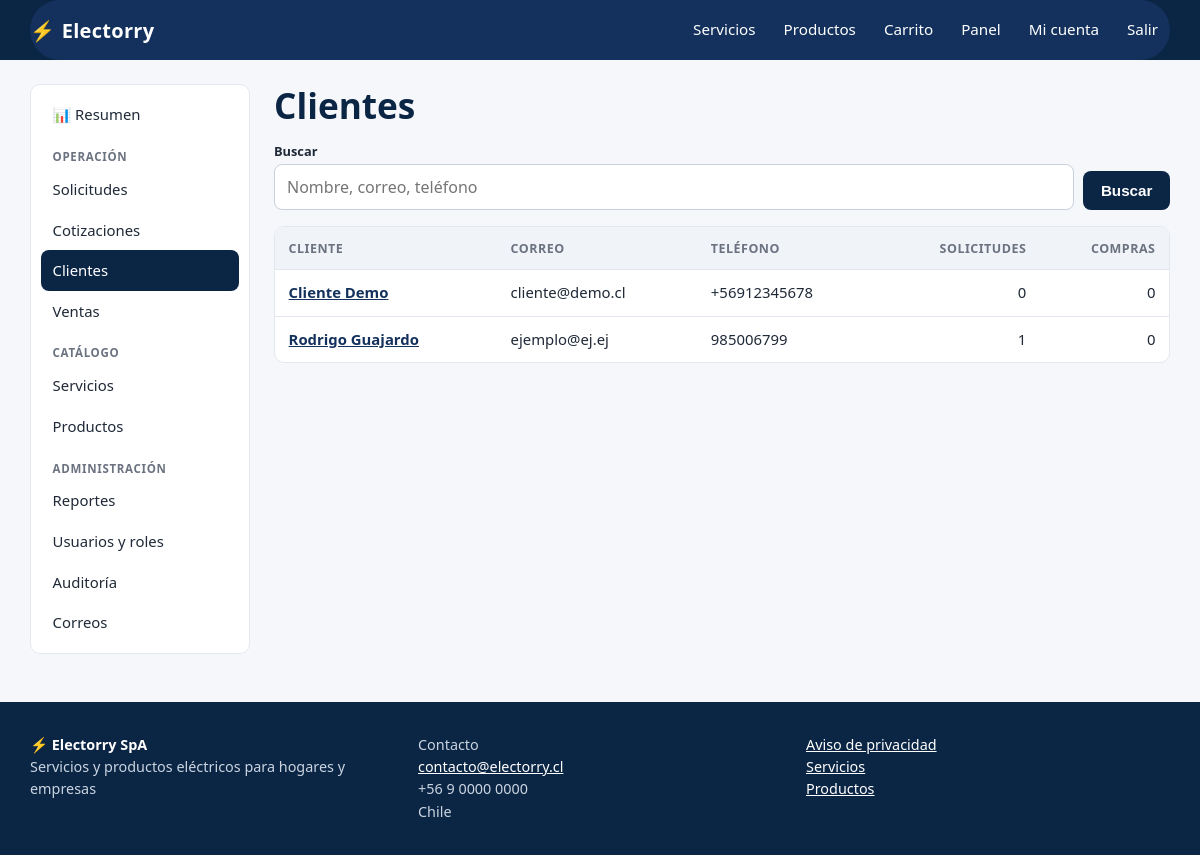
Screenshot of /panel/clientes/ (signed in) with the database file from the repository.
### apps/usuarios/models.py (models this page shows, shortened)
class Usuario(AbstractUser):
    username = None
    email = models.EmailField("correo electrónico", unique=True)
    telefono = models.CharField("teléfono", max_length=20, blank=True)
    rol = models.CharField(max_length=10, choices=Rol.choices, default=Rol.CLIENTE, db_index=True)
    acepta_privacidad = models.BooleanField("acepta aviso de privacidad", default=False)
    fecha_privacidad = models.DateTimeField(null=True, blank=True)
    anonimizado = models.BooleanField(default=False)
    USERNAME_FIELD = "email"
    REQUIRED_FIELDS = []
    objects = UsuarioManager()
    class Meta:
        ordering = ["last_name", "first_name"]
        verbose_name = "usuario"
        verbose_name_plural = "usuarios"
    @property
    def nombre_completo(self):
        return f"{self.first_name} {self.last_name}".strip()
    @property
    def es_admin(self):
        return self.rol == Rol.ADMIN
    @property
    def es_personal(self):
        return self.rol in (Rol.ADMIN, Rol.INTERNO)

### apps/panel/views.py (the view)
# urls.py: path("clientes/", v.clientes_lista, name="clientes"),
@rol_requerido(*PERSONAL)
def clientes_lista(request):
    qs = Usuario.objects.filter(rol=Rol.CLIENTE).annotate(
        n_solicitudes=Count("solicitudes", distinct=True), n_compras=Count("ventas", distinct=True)
    ).order_by("last_name", "first_name")
    q = request.GET.get("q", "").strip()
    if q:
        qs = qs.filter(Q(first_name__icontains=q) | Q(last_name__icontains=q) | Q(email__icontains=q) | Q(telefono__icontains=q))
    pagina = Paginator(qs, 20).get_page(request.GET.get("pagina"))
    return render(request, "panel/clientes_lista.html", {"seccion": "clientes", "pagina": pagina, "q": q})

### apps/core/context_processors.py (called while the page is built)
def sitio(request):
    carrito_items = 0
    carrito = request.session.get("carrito") if hasattr(request, "session") else None
    if carrito:
        carrito_items = sum(int(c) for c in carrito.values())
    return {
        "EMPRESA": settings.EMPRESA,
        "IVA": settings.IVA_PORCENTAJE,
        "carrito_items": carrito_items,
    }

### apps/core/permisos.py (called while the page is built)
def rol_requerido(*roles):
    def decorador(vista):
        @wraps(vista)
        def envoltura(request, *args, **kwargs):
            if not request.user.is_authenticated:
                return redirect_to_login(request.get_full_path())
            if request.user.rol not in roles:
                registrar_acceso_denegado(request)
                raise PermissionDenied
            return vista(request, *args, **kwargs)
        return envoltura
    return decorador

### templates/panel/clientes_lista.html (shortened to what this page needs)
{% extends "panel/base.html" %}
{% block panel %}
<h1>Clientes</h1>
<form class="filters" method="get"><div><label for="q">Buscar</label><input id="q" name="q" value="{{ q }}" placeholder="Nombre, correo, teléfono"></div><div style="flex:0 0 auto"><button class="btn secondary" type="submit">Buscar</button></div></form>
<div class="table-wrap"><table><thead><tr><th>Cliente</th><th>Correo</th><th>Teléfono</th><th class="num">Solicitudes</th><th class="num">Compras</th></tr></thead><tbody>
{% for c in pagina %}<tr><td><a href="{% url 'panel:cliente_detalle' c.pk %}"><strong>{{ c.nombre_completo|default:c.email }}</strong></a></td><td>{{ c.email }}</td><td>{{ c.telefono }}</td><td class="num">{{ c.n_solicitudes }}</td><td class="num">{{ c.n_compras }}</td></tr>
{% empty %}<tr><td colspan="5" class="empty">No hay clientes.</td></tr>{% endfor %}</tbody></table></div>
{% endblock %}

### templates/base.html (shortened to what this page needs)
{% load static electorry %}<!doctype html>
<html lang="es">
<head>
  <link rel="stylesheet" href="{% static 'css/app.css' %}">
</head>
<body>
<header class="site-header">
  <div class="container bar" id="barra-navegacion">
    <a class="brand" href="{% url 'core:inicio' %}"><span class="bolt">⚡</span> Electorry</a>
    <nav class="nav" aria-label="Principal">
      <a href="{% url 'catalogo:lista' %}">Servicios</a>
      <a href="{% url 'tienda:lista' %}">Productos</a>
      <a href="{% url 'tienda:carrito' %}">Carrito{% if carrito_items %}<span class="badge-n">{{ carrito_items }}</span>{% endif %}</a>
      {% if user.is_authenticated %}
        {% if user.es_personal %}
          <a href="{% url 'panel:dashboard' %}">Panel</a>
        {% else %}
          <a href="{% url 'solicitudes:mis_solicitudes' %}">Mis solicitudes</a>
          <a href="{% url 'tienda:mis_compras' %}">Mis compras</a>
        {% endif %}
        <a href="{% url 'usuarios:perfil' %}">{{ user.first_name|default:"Mi cuenta" }}</a>
        <form method="post" action="{% url 'usuarios:logout' %}" style="display:inline">{% csrf_token %}<button class="linklike" type="submit" style="color:#fff;padding:.5rem .75rem">Salir</button></form>
      {% else %}
        <a href="{% url 'usuarios:login' %}">Ingresar</a>
        <a class="cta" href="{% url 'usuarios:registro' %}">Crear cuenta</a>
      {% endif %}
    </nav>
  </div>
</header>
<main id="contenido" class="container">
  {% block content %}{% endblock %}
</main>
<footer class="site-footer">
  <div class="container footer-grid">
    <div><strong style="color:#fff">⚡ {{ EMPRESA.nombre }}</strong><br>{{ EMPRESA.eslogan }}</div>
    <div>Contacto<br><a href="mailto:{{ EMPRESA.email }}">{{ EMPRESA.email }}</a><br>{{ EMPRESA.telefono }}<br>{{ EMPRESA.direccion }}</div>
    <div><a href="{% url 'core:privacidad' %}">Aviso de privacidad</a><br><a href="{% url 'catalogo:lista' %}">Servicios</a><br><a href="{% url 'tienda:lista' %}">Productos</a></div>
  </div>
</footer>
</body>
</html>

### static/css/app.css (style rules this page uses)
:root { --navy: #0b2545; --navy-2: #13315c; --amber: #f5b301; --amber-d: #d99a00; --ink: #1f2937; --muted: #6b7280; --bg: #f5f7fa; --card: #fff; --line: #e3e8ef; --ok: #15803d; --ok-bg: #dcfce7; --warn: #a16207; --warn-bg: #fef3c7; --err: #b91c1c; --err-bg: #fee2e2; --info: #1d4ed8; --info-bg: #dbeafe; --radius: 10px; --shadow: 0 1px 3px rgba(11,37,69,.08), 0 4px 14px rgba(11,37,69,.06); }
*, *::before, *::after { box-sizing: border-box; }
html { scroll-behavior: smooth; }
body { margin: 0; font: 16px/1.55 system-ui, -apple-system, "Segoe UI", Roboto, sans-serif; color: var(--ink); background: var(--bg); }
a { color: var(--navy-2); }
h1, h2, h3 { line-height: 1.2; color: var(--navy); margin: 0 0 .6rem; }
h1 { font-size: clamp(1.6rem, 3vw, 2.2rem); }
.container { width: min(1140px, 100% - 2rem); margin-inline: auto; }
.stack > * + * { margin-top: 1rem; }
.site-header { background: var(--navy); color: #fff; position: sticky; top: 0; z-index: 20; }
.site-header a { color: #fff; text-decoration: none; }
.site-header .bar { display: flex; align-items: center; gap: 1rem; min-height: 60px; }
#barra-navegacion { background-color: #13315c; }
.brand { font-weight: 800; font-size: 1.25rem; letter-spacing: .3px; display: flex; align-items: center; gap: .4rem; }
.brand .bolt { color: var(--amber); }
.nav { display: flex; gap: .25rem; align-items: center; margin-left: auto; flex-wrap: wrap; }
.nav a, .nav button.linklike { padding: .5rem .75rem; border-radius: 8px; color: #fff; font-size: .95rem; }
button.linklike { background: none; border: 0; cursor: pointer; font: inherit; }
main { padding: 1.5rem 0 3rem; min-height: 60vh; }
.site-footer { background: var(--navy); color: #cbd5e1; padding: 2rem 0; font-size: .9rem; }
.site-footer a { color: #fff; }
.footer-grid { display: grid; gap: 1.5rem; grid-template-columns: repeat(auto-fit, minmax(220px, 1fr)); }
.btn { display: inline-block; border: 0; cursor: pointer; background: var(--amber); color: var(--navy); font-weight: 700; padding: .65rem 1.1rem; border-radius: 8px; text-decoration: none; font-size: .95rem; line-height: 1.2; }
.btn.secondary { background: var(--navy); color: #fff; }
.field input:not([type=checkbox]):not([type=radio]):not([type=file]), .field select, .field textarea, .filters input, .filters select { width: 100%; padding: .6rem .75rem; border: 1px solid #c7d0dc; border-radius: 8px; font: inherit; background: #fff; }
.filters { display: flex; gap: .6rem; flex-wrap: wrap; align-items: end; margin-bottom: 1rem; }
.filters > div { flex: 1 1 150px; }
.filters label { font-size: .8rem; font-weight: 600; display: block; margin-bottom: .15rem; }
.table-wrap { overflow-x: auto; background: var(--card); border: 1px solid var(--line); border-radius: var(--radius); }
table { width: 100%; border-collapse: collapse; font-size: .93rem; }
th, td { padding: .7rem .85rem; text-align: left; border-bottom: 1px solid var(--line); vertical-align: top; }
th { background: #f0f3f8; font-size: .78rem; text-transform: uppercase; letter-spacing: .04em; color: var(--muted); white-space: nowrap; }
tr:last-child td { border-bottom: 0; }
td.num, th.num { text-align: right; white-space: nowrap; }
.bar { background: #eef2f7; border-radius: 99px; height: 12px; overflow: hidden; }

### rows the page displays
Usuario: first_name "Mi cuenta"
Usuario: nombre_completo "Cliente Demo", email "cliente@demo.cl", telefono "+56912345678", n_solicitudes "0", n_compras "0"
Usuario: nombre_completo "Rodrigo Guajardo", email "ejemplo@ej.ej", telefono "985006799", n_solicitudes "1", n_compras "0"

### other values shown
{{ EMPRESA.nombre }} "Electorry SpA"
{{ EMPRESA.eslogan }} "Servicios y productos eléctricos para hogares y empresas"
{{ EMPRESA.email }} "contacto@electorry.cl"
{{ EMPRESA.telefono }} "+56 9 0000 0000"
{{ EMPRESA.direccion }} "Chile"
